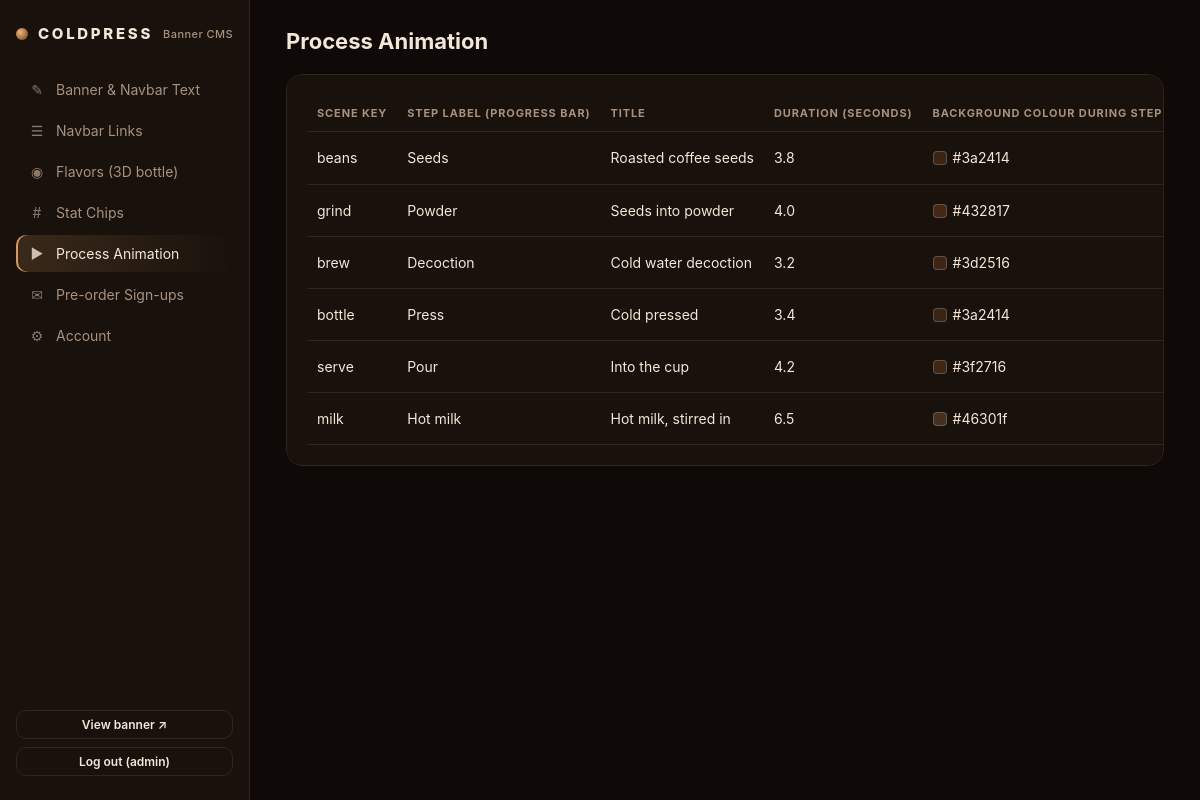
Page /admin/index.php?section=steps (signed in) on the committed database.
### tables this page shows
CREATE TABLE IF NOT EXISTS process_steps (
  id           INT AUTO_INCREMENT PRIMARY KEY,
  scene_key    ENUM('beans','grind','brew','bottle','serve','milk') NOT NULL UNIQUE,
  step_label   VARCHAR(40)  NOT NULL,
  title        VARCHAR(120) NOT NULL,
  description  TEXT NOT NULL,
  duration_sec DECIMAL(4,1) NOT NULL DEFAULT 3.0,
  bg_color     VARCHAR(7)   NOT NULL DEFAULT '#140c08',
  sort_order   INT NOT NULL DEFAULT 0
);

### admin/bootstrap.php (called while the page is built, shortened)
<?php
function e(?string $v): string
{
    return htmlspecialchars((string) $v, ENT_QUOTES, 'UTF-8');
}

### admin/index.php (the view, shortened to what this page needs)
<?php
require __DIR__ . '/bootstrap.php';
$settingLabels = [
    'brand_name'         => 'Brand name (logo)',
    'brand_tagline'      => 'Brand tagline (under logo)',
    'nav_cta_text'       => 'Navbar button text',
    'nav_cta_url'        => 'Navbar button link',
    'eyebrow'            => 'Eyebrow text above headline',
    'primary_cta_text'   => 'Pre-order button text',
    'secondary_cta_text' => 'Secondary link text',
    'secondary_cta_url'  => 'Secondary link URL',
    'form_placeholder'   => 'Email field placeholder',
    'form_success_text'  => 'Message after sign-up',
    'scroll_hint'        => 'Bottom hint text',
];
$section = $_GET['section'] ?? 'settings';
$def = $sections[$section];
$pdo = db();
$editing = null;
?>
<!doctype html>
<html lang="en">
<head>
  <link rel="stylesheet" href="admin.css">
</head>
<body>
<div class="shell">
  <aside class="side">
    <div class="brand"><span class="dot"></span> COLDPRESS <small>Banner CMS</small></div>
    <nav>
      <?php foreach ($sections as $key => $s): ?>
        <a href="?section=<?= e($key) ?>" class="<?= $key === $section ? 'active' : '' ?>">
          <span class="ic"><?= $s['icon'] ?></span><?= e($s['title']) ?>
        </a>
      <?php endforeach; ?>
    </nav>
    <div class="side-foot">
      <a class="btn ghost small" href="http://localhost:3000" target="_blank" rel="noopener">View banner ↗</a>
      <form method="post" action="logout.php"><?= csrf_field() ?><button class="btn ghost small">Log out (<?= e($_SESSION['admin_name']) ?>)</button></form>
    </div>
  </aside>
  <main class="main">
    <header class="top">
      <h1><?= e($def['title']) ?></h1>
    </header>
    <?php if ($section === 'settings'):
        $current = [];
        foreach ($pdo->query('SELECT setting_key, setting_value FROM settings') as $r) {
            $current[$r['setting_key']] = $r['setting_value'];
        } ?>
      <form method="post" class="card grid">
        <?= csrf_field() ?><input type="hidden" name="action" value="save_settings">
        <?php foreach ($settingLabels as $key => $label): ?>
          <label><?= e($label) ?><input name="<?= e($key) ?>" value="<?= e($current[$key] ?? '') ?>"></label>
        <?php endforeach; ?>
        <div class="full actions"><button class="btn primary">Save changes</button></div>
      </form>
    <?php else:
        $rows = $pdo->query("SELECT * FROM `{$def['table']}` ORDER BY sort_order, id")->fetchAll(); ?>
      <div class="card">
        <table>
          <thead><tr>
            <?php foreach ($def['list'] as $c): ?><th><?= e($def['fields'][$c][0] ?? ucwords(str_replace('_', ' ', $c))) ?></th><?php endforeach; ?>
            <th></th></tr></thead>
          <tbody>
          <?php foreach ($rows as $r): ?>
            <tr class="<?= isset($r['is_active']) && !$r['is_active'] ? 'off' : '' ?>">
              <?php foreach ($def['list'] as $c): $v = (string) $r[$c]; ?>
                <td><?php if (str_ends_with($c, '_color')): ?><span class="swatch" style="background:<?= e($v) ?>"></span><?= e($v) ?>
                    <?php elseif ($c === 'is_active'): ?>
                      <form method="post" class="inline"><?= csrf_field() ?><input type="hidden" name="action" value="toggle"><input type="hidden" name="id" value="<?= (int) $r['id'] ?>">
                        <button class="pill <?= $v ? 'on' : '' ?>"><?= $v ? 'Visible' : 'Hidden' ?></button></form>
                    <?php else: ?><?= e(mb_strimwidth($v, 0, 60, '…')) ?><?php endif; ?></td>
              <?php endforeach; ?>
            </tr>
          <?php endforeach; ?>
          </tbody>
        </table>
      </div>
    <?php endif; ?>
  </main>
</div>
</body>
</html>

### admin/admin.css (style rules this page uses)
:root { --bg: #0f0a07; --panel: #19110c; --panel-2: #22170f; --line: #33241a; --text: #f3e7d8; --muted: #a8927d; --accent: #d39a5c; --accent-2: #f0b878; --danger: #e0644f; --ok: #6fbf8a; font-family: "Inter", system-ui, -apple-system, "Segoe UI", sans-serif; }
* { box-sizing: border-box; }
body { margin: 0; background: var(--bg); color: var(--text); font-size: 14px; }
a { color: inherit; text-decoration: none; }
.brand { font-weight: 800; letter-spacing: .18em; display: flex; align-items: center; gap: 10px; font-size: 15px; }
.brand small { font-weight: 500; letter-spacing: .04em; color: var(--muted); font-size: 11px; }
.dot { width: 12px; height: 12px; border-radius: 50%; background: radial-gradient(circle at 35% 35%, var(--accent-2), #6b3a17); }
.shell { display: grid; grid-template-columns: 250px 1fr; min-height: 100vh; }
.side { background: var(--panel); border-right: 1px solid var(--line); padding: 24px 16px; display: flex; flex-direction: column; gap: 28px; position: sticky; top: 0; height: 100vh; }
.side nav { display: flex; flex-direction: column; gap: 4px; }
.side nav a { padding: 10px 12px; border-radius: 10px; color: var(--muted); display: flex; align-items: center; gap: 10px; }
.side nav a.active { background: linear-gradient(90deg, rgba(211,154,92,.18), transparent); color: var(--text); box-shadow: inset 2px 0 0 var(--accent); }
.ic { width: 18px; text-align: center; opacity: .8; }
.side-foot { margin-top: auto; display: flex; flex-direction: column; gap: 8px; }
.side-foot form, .side-foot .btn { width: 100%; }
.side-foot form .btn { width: 100%; }
.main { padding: 28px 36px 60px; min-width: 0; }
.top { display: flex; align-items: center; gap: 12px; margin-bottom: 20px; }
.top h1 { font-size: 22px; margin: 0 auto 0 0; }
.card { background: var(--panel); border: 1px solid var(--line); border-radius: 16px; padding: 20px; overflow-x: auto; }
.btn { display: inline-flex; align-items: center; justify-content: center; gap: 6px; border: 1px solid var(--line); background: var(--panel-2); color: var(--text); padding: 9px 16px; border-radius: 10px; font: inherit; font-weight: 600; cursor: pointer; }
.btn.ghost { background: transparent; }
.btn.small { padding: 6px 12px; font-size: 12px; }
table { width: 100%; border-collapse: collapse; }
th, td { text-align: left; padding: 11px 10px; border-bottom: 1px solid var(--line); white-space: nowrap; }
th { color: var(--muted); font-size: 11px; text-transform: uppercase; letter-spacing: .08em; }
.swatch { display: inline-block; width: 14px; height: 14px; border-radius: 4px; vertical-align: -2px; margin-right: 6px; border: 1px solid rgba(255,255,255,.2); }

### rows in the picture
process_steps: scene_key "beans", step_label "Seeds", title "Roasted coffee seeds", duration_sec "3.8", bg_color "#3a2414"
process_steps: scene_key "grind", step_label "Powder", title "Seeds into powder", duration_sec "4.0", bg_color "#432817"
process_steps: scene_key "brew", step_label "Decoction", title "Cold water decoction", duration_sec "3.2", bg_color "#3d2516"
process_steps: scene_key "bottle", step_label "Press", title "Cold pressed", duration_sec "3.4", bg_color "#3a2414"
process_steps: scene_key "serve", step_label "Pour", title "Into the cup", duration_sec "4.2", bg_color "#3f2716"
process_steps: scene_key "milk", step_label "Hot milk", title "Hot milk, stirred in", duration_sec "6.5", bg_color "#46301f"

### other values in the picture
$s['icon'] "✎"
$s['title'] "Banner & Navbar Text"
$s['icon'] "☰"
$s['title'] "Navbar Links"
$s['icon'] "◉"
$s['title'] "Flavors (3D bottle)"
$s['icon'] "#"
$s['title'] "Stat Chips"
$s['icon'] "▶"
$s['title'] "Process Animation"
$s['icon'] "✉"
$s['title'] "Pre-order Sign-ups"
$s['icon'] "⚙"
$s['title'] "Account"
$_SESSION['admin_name'] "admin"
